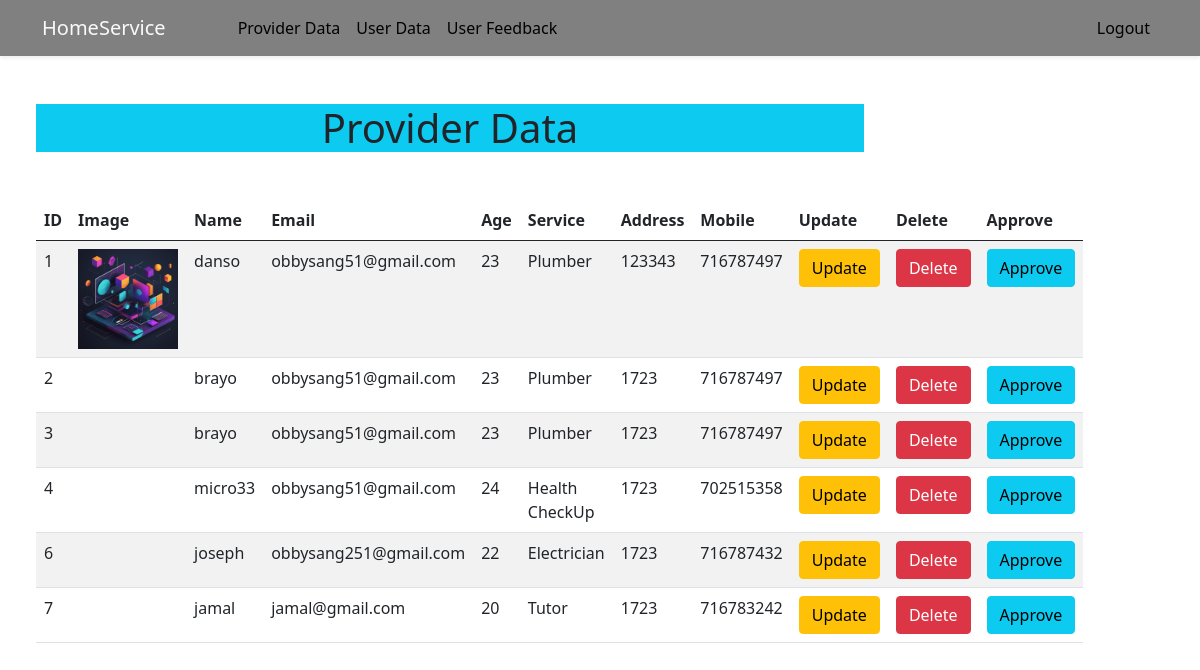
The page /admin/adminpanel.php on the database its author committed.
### tables this page shows
CREATE TABLE `providerregister` (
  `id` int(11) NOT NULL,
  `username` varchar(30) NOT NULL,
  `email` varchar(30) NOT NULL,
  `age` int(10) NOT NULL,
  `service` text NOT NULL,
  `address` varchar(20) NOT NULL,
  `mobile` int(20) NOT NULL,
  `pass` varchar(30) NOT NULL,
  `image` longblob NOT NULL,
  `about` varchar(200) NOT NULL,
  `status` varchar(255) NOT NULL DEFAULT 'yes'
);

### admin/adminpanel.php (the view, shortened to what this page needs)
<!DOCTYPE html>
<html lang="en">
<head>
    <link href="https://cdn.jsdelivr.net/npm/bootstrap@5.0.2/dist/css/bootstrap.min.css" rel="stylesheet"
>
</head>
<body>
    <nav class="navbar sticky-top navbar-expand-lg navbar-warning bg-dark shadow-sm">
        <div class="container">
            <a class="navbar-brand text-light" href="adminpanel.php">HomeService</a>
            <div class="collapse navbar-collapse" id="navbarSupportedContent">
                <ul class="navbar-nav me-auto mb-2 mb-lg-0 mx-5">
                    <li class="nav-item">
                        <a class="nav-link text-light" onclick="showSection('providerData')">Provider Data</a>
                    </li>
                    <li class="nav-item">
                        <a class="nav-link text-light" onclick="showSection('userData')">User Data</a>
                    </li>
                    <li class="nav-item">
                        <a class="nav-link text-light" onclick="showSection('userFeedback')">User Feedback</a>
                    </li>
                </ul>
                <ul class="navbar-nav ml-auto">
                    <li class="nav-item">
                        <a class="nav-link text-light" href="adminLogin.php">Logout</a>
                    </li>
                </ul>
            </div>
        </div>
    </nav>
    <div class="container-fluid">
    <div class="row">
        <div class="col-md-9">
            <div class="container">
                <div id="providerData" class="admin-section">
                    <h1 class="mb-5 mt-5 text-center bg-info">Provider Data</h1>
                    <table class="table table-white table-striped table-hover">
                        <thead>
                            <tr>
                                <th scope="col">ID</th>
                                <th scope="col">Image</th>
                                <th scope="col">Name</th>
                                <th scope="col">Email</th>
                                <th scope="col">Age</th>
                                <th scope="col">Service</th>
                                <th scope="col">Address</th>
                                <th scope="col">Mobile</th>
                                <th scope="col">Update</th>
                                <th scope="col">Delete</th>
                                <th scope="col">Approve</th>
                            </tr>
                        </thead>
                        <tbody>
                            <?php
                            include 'config.php';
                            $allData = mysqli_query($conn, "SELECT * FROM `providerregister`");
                            while ($row = mysqli_fetch_array($allData)) {
                                echo "<tr>
                                        <td>$row[id]</td>
                                        <td>" . (isset($row['image']) ? "<img src='$row[image]' width='100px'>" : "") . "</td>
                                        <td>$row[username]</td>
                                        <td>$row[email]</td>
                                        <td>$row[age]</td>
                                        <td>$row[service]</td>
                                        <td>$row[address]</td>
                                        <td>$row[mobile]</td>
                                        <td><a class='btn btn-warning' href='update.php?id=$row[id]'>Update</a></td>
                                        <td><a class='btn btn-danger' href='delete.php?id=$row[id]'>Delete</a></td>
                                        <td><a class='btn btn-info' href='approve.php?id=$row[id]'>Approve</a></td>
                                    </tr>";
                            }
                            ?>
                        </tbody>
                    </table>
                </div>
            </div>
        </div>
    </div>
</body>
</html>

### admin/adminpanel.php (style rules this page uses)
.navbar { background-color: #808080 !important; }
.navbar-nav .nav-link { color: #000 !important; }
#providerData, #userData, #userFeedback { display: none; }

### rows shown on the page
providerregister: id "1", image (picture), username "danso", email "obbysang51@gmail.com", age "23", service "Plumber", address "123343", mobile "716787497"
providerregister: id "2", username "brayo", email "obbysang51@gmail.com", age "23", service "Plumber", address "1723", mobile "716787497"
providerregister: id "3", username "brayo", email "obbysang51@gmail.com", age "23", service "Plumber", address "1723", mobile "716787497"
providerregister: id "4", username "micro33", email "obbysang51@gmail.com", age "24", service "Health CheckUp", address "1723", mobile "702515358"
providerregister: id "6", username "joseph", email "obbysang251@gmail.com", age "22", service "Electrician", address "1723", mobile "716787432"
providerregister: id "7", username "jamal", email "jamal@gmail.com", age "20", service "Tutor", address "1723", mobile "716783242"
